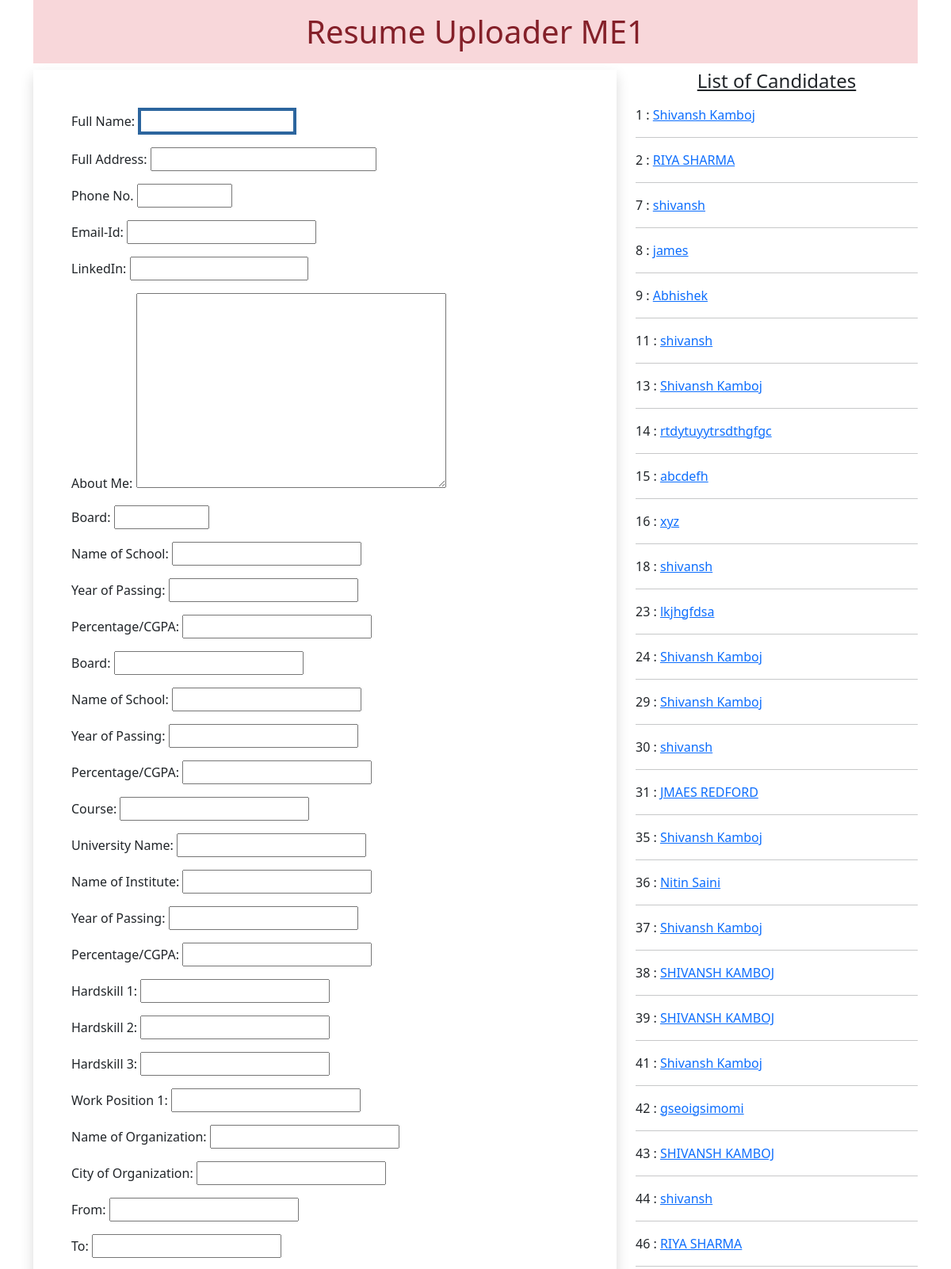
/formBank5 (upper part), run on the app's committed database.
### myapp/models.py (models this page shows)
class Resume(models.Model):
    name = models.CharField(max_length=100)
    address = models.CharField(max_length=200)
    no = models.PositiveIntegerField()
    email = models.EmailField()
    lnkdin = models.CharField(max_length=100)
    aboutme = models.TextField(null=True)
    brd1 =  models.CharField(max_length=100)
    schl1 = models.CharField(max_length=100)
    year1 = models.CharField(max_length=100, null=True)
    percent1 = models.CharField(max_length=100)
    brd2 = models.CharField(max_length=100)
    schl2 = models.CharField(max_length=100)
    year2 = models.CharField(max_length=100, null=True)
    percent2 = models.CharField(max_length=100)
    course = models.CharField(max_length=100)
    uni = models.CharField(max_length=100)
    instname = models.CharField(max_length=100)
    year3 = models.CharField(max_length=100, null=True)
    percent3 = models.CharField(max_length=100)
    beg = models.CharField(max_length=100, null=True)
    prof = models.CharField(max_length=100, null=True)
    suff = models.CharField(max_length=100, null=True)
    topic1 = models.CharField(max_length=100, null=True)
    orgname1 = models.CharField(max_length=100, null=True)
    cityname1 = models.CharField(max_length=100, null=True)
    dur1 = models.CharField(max_length=100, null=True)
    date1 = models.CharField(max_length=100, null=True)
    date2 = models.CharField(max_length=100, null=True)
    topic2 = models.CharField(max_length=100, null=True)
    orgname2 = models.CharField(max_length=100, null=True)
    cityname2 = models.CharField(max_length=100, null=True)
    dur2 = models.CharField(max_length=100, null=True)
    date3 = models.CharField(max_length=100, null=True)
    date4 = models.CharField(max_length=100, null=True)
    projname1 = models.CharField(max_length=100, null=True)
    projdur1 = models.CharField(max_length=100, null=True)
    desc1 = models.TextField(null=True)
    projname2 = models.CharField(max_length=100, null=True)
    projdur2 = models.CharField(max_length=100, null=True)
    desc2 = models.TextField(null=True)
    skill1 = models.CharField(max_length=100, null=True)
    skill2 = models.CharField(max_length=100, null=True)
    skill3 = models.CharField(max_length=100, null=True)
    achievements = models.TextField(null=True)
    profimg = models.ImageField(upload_to='profile image', blank=False)

### myapp/views.py (the view, shortened to what this page needs)
# urls.py: path('formBank5', views.FormBank5.as_view(), name="formBank5"),
class FormBank5(View):
    def get(self, request):
        formbnk5 = ResumeForm3()
        candidatesbnk5 = Resume.objects.all()
        return render(request, 'form5Banking.html', {'candidatesbnk5': candidatesbnk5, 'formbnk5': formbnk5})

### myapp/templates/form5Banking.html (shortened to what this page needs)
{% load static %}
<html>
    <head>
        <link href="https://cdn.jsdelivr.net/npm/bootstrap@5.0.1/dist/css/bootstrap.min.css" rel="stylesheet">
    </head>
    <body>
        <div class="container mb5">
            <h1 class="alert-danger text-center p-3">Resume Uploader ME1</h1>
            <div class="row">
                <div class="col-sm-8">
                    <form action="" method="post" enctype="multipart/form-data" class="shadow p-5">
                        {% for fmbnk5 in formbnk5 %}
                            <div class="form-group mb-3">{{fmbnk5.label_tag}} {{fmbnk5}}
                            </div>
                        {% endfor %}
                    </form>
                </div>
                <div class="col-sm-4">
                    <h4 class="text-center mb-3"><u>List of Candidates</u></h4>
                    {% for candidatebnk5 in candidatesbnk5 %}
                    {{candidatebnk5.id}} : <a href="{% url 'pdfBANK5' candidatebnk5.id %}">{{candidatebnk5.name}}</a>
                    <hr>
                    {% endfor %}
                </div>
            </div>
        </div>
    </body>
</html>

### myapp/templates/form5Banking.html (style rules this page uses)
#id_name { width: 200px; border: 4px solid #2c659e; placeholder: "Enter FullName"; }
#id_address { width: 285px; }
#id_no { width: 120px; }
#id_lnkdin { width: 225px; }
#id_brd1 { width: 120px; }

### data on the page
Resume: id "1", name "Shivansh Kamboj"
Resume: id "2", name "RIYA SHARMA"
Resume: id "7", name "shivansh"
Resume: id "8", name "james"
Resume: id "9", name "Abhishek"
Resume: id "11", name "shivansh"
Resume: id "13", name "Shivansh Kamboj"
Resume: id "14", name "rtdytuyytrsdthgfgc"
Resume: id "15", name "abcdefh"
Resume: id "16", name "xyz"
Resume: id "18", name "shivansh"
Resume: id "23", name "lkjhgfdsa"
Resume: id "24", name "Shivansh Kamboj"
Resume: id "29", name "Shivansh Kamboj"
Resume: id "30", name "shivansh"
Resume: id "31", name "JMAES REDFORD"
Resume: id "35", name "Shivansh Kamboj"
Resume: id "36", name "Nitin Saini"
Resume: id "37", name "Shivansh Kamboj"
Resume: id "38", name "SHIVANSH KAMBOJ"
Resume: id "39", name "SHIVANSH KAMBOJ"
Resume: id "41", name "Shivansh Kamboj"
Resume: id "42", name "gseoigsimomi"
Resume: id "43", name "SHIVANSH KAMBOJ"
Resume: id "44", name "shivansh"
Resume: id "46", name "RIYA SHARMA"

### other printed values
{{ fmbnk5.label_tag }} "Full Name:" "Full Address:" "Phone No." "Email-Id:" "LinkedIn:" "About Me:" "Board:" "Name of School:" "Year of Passing:" "Percentage/CGPA:" "Board:" "Name of School:" "Year of Passing:" "Percentage/CGPA:" "Course:" "University Name:" "Name of Institute:" "Year of Passing:" "Percentage/CGPA:" "Hardskill 1:" "Hardskill 2:" "Hardskill 3:" "Work Position 1:" "Name of Organization:" "City of Organization:" "From:" "To:"
